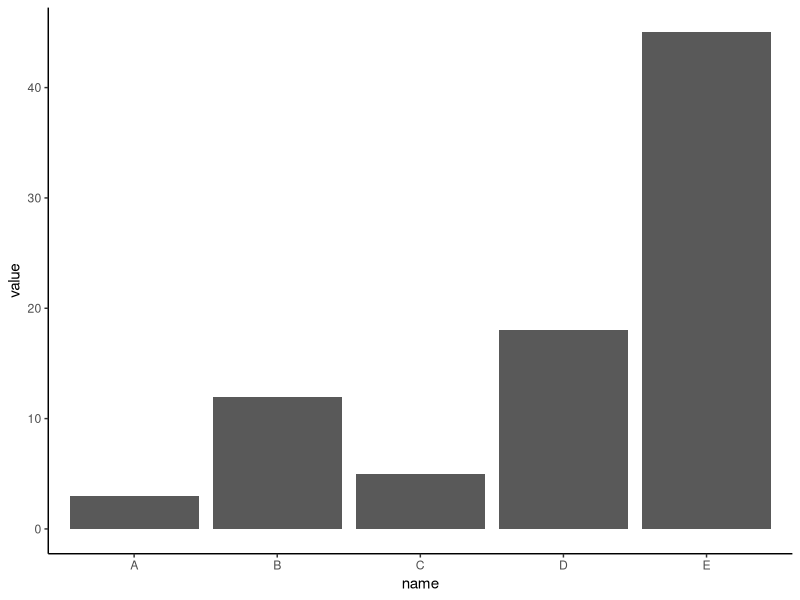

Reproduce this figure in R.
## ---- chunk 1
library(tidyverse, quietly = TRUE, warn.conflicts = FALSE)
theme_set(theme_classic())
## ---- chunk 2

# Create data
data <- tibble(
  name = c("A","B","C","D","E") ,  
  value = c(3,12,5,18,45)
  )
## ---- chunk 3
#| label: fig-1
#| fig-cap: "A Basic Barplot Figure"

ggplot(data, aes(x=name, y=value)) + 
  geom_bar(stat = "identity")
